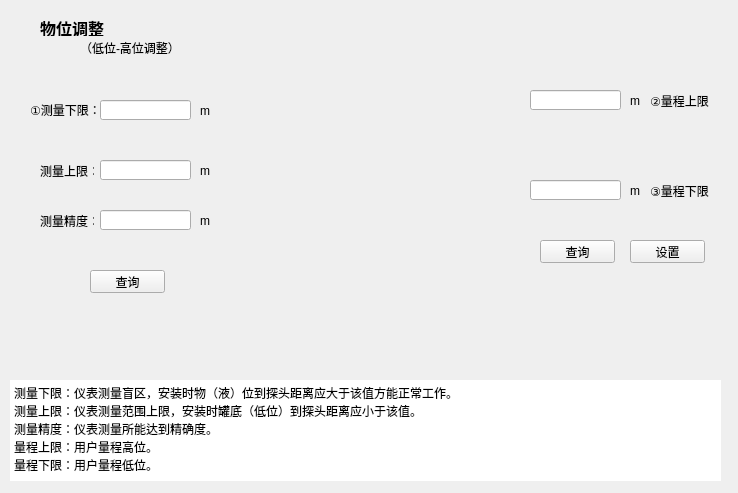
<?xml version="1.0" encoding="UTF-8"?>
<ui version="4.0">
 <class>LeiDaWuWei</class>
 <widget class="QWidget" name="LeiDaWuWei">
  <property name="geometry">
   <rect>
    <x>0</x>
    <y>0</y>
    <width>738</width>
    <height>493</height>
   </rect>
  </property>
  <property name="windowTitle">
   <string>Form</string>
  </property>
  <widget class="QLineEdit" name="upLimitLineEdit">
   <property name="geometry">
    <rect>
     <x>100</x>
     <y>160</y>
     <width>91</width>
     <height>20</height>
    </rect>
   </property>
  </widget>
  <widget class="QLabel" name="label_9">
   <property name="geometry">
    <rect>
     <x>80</x>
     <y>40</y>
     <width>101</width>
     <height>16</height>
    </rect>
   </property>
   <property name="text">
    <string>（低位-高位调整）</string>
   </property>
  </widget>
  <widget class="QPushButton" name="queryRangeButton">
   <property name="geometry">
    <rect>
     <x>540</x>
     <y>240</y>
     <width>75</width>
     <height>23</height>
    </rect>
   </property>
   <property name="text">
    <string>查询</string>
   </property>
  </widget>
  <widget class="QLabel" name="label_3">
   <property name="geometry">
    <rect>
     <x>200</x>
     <y>100</y>
     <width>31</width>
     <height>21</height>
    </rect>
   </property>
   <property name="text">
    <string>m</string>
   </property>
  </widget>
  <widget class="QLabel" name="label_8">
   <property name="geometry">
    <rect>
     <x>40</x>
     <y>20</y>
     <width>121</width>
     <height>16</height>
    </rect>
   </property>
   <property name="font">
    <font>
     <family>微软雅黑</family>
     <pointsize>12</pointsize>
     <weight>75</weight>
     <bold>true</bold>
    </font>
   </property>
   <property name="text">
    <string>物位调整</string>
   </property>
  </widget>
  <widget class="QLabel" name="label_2">
   <property name="geometry">
    <rect>
     <x>30</x>
     <y>100</y>
     <width>71</width>
     <height>20</height>
    </rect>
   </property>
   <property name="text">
    <string>①测量下限：</string>
   </property>
  </widget>
  <widget class="QPushButton" name="queryLimitButton">
   <property name="geometry">
    <rect>
     <x>90</x>
     <y>270</y>
     <width>75</width>
     <height>23</height>
    </rect>
   </property>
   <property name="text">
    <string>查询</string>
   </property>
  </widget>
  <widget class="QLabel" name="label_6">
   <property name="geometry">
    <rect>
     <x>650</x>
     <y>90</y>
     <width>71</width>
     <height>21</height>
    </rect>
   </property>
   <property name="text">
    <string>②量程上限</string>
   </property>
  </widget>
  <widget class="QLabel" name="label">
   <property name="geometry">
    <rect>
     <x>240</x>
     <y>50</y>
     <width>231</width>
     <height>321</height>
    </rect>
   </property>
   <property name="autoFillBackground">
    <bool>false</bool>
   </property>
   <property name="text">
    <string/>
   </property>
   <property name="pixmap">
    <pixmap resource="images.qrc">:/myImage/images/leidawuweitu.png</pixmap>
   </property>
   <property name="scaledContents">
    <bool>true</bool>
   </property>
   <property name="wordWrap">
    <bool>false</bool>
   </property>
  </widget>
  <widget class="QLineEdit" name="lowLimitLineEdit">
   <property name="geometry">
    <rect>
     <x>100</x>
     <y>100</y>
     <width>91</width>
     <height>20</height>
    </rect>
   </property>
  </widget>
  <widget class="QLineEdit" name="lowRangeLineEdit">
   <property name="geometry">
    <rect>
     <x>530</x>
     <y>180</y>
     <width>91</width>
     <height>20</height>
    </rect>
   </property>
  </widget>
  <widget class="QLabel" name="label_7">
   <property name="geometry">
    <rect>
     <x>650</x>
     <y>180</y>
     <width>71</width>
     <height>21</height>
    </rect>
   </property>
   <property name="text">
    <string>③量程下限</string>
   </property>
  </widget>
  <widget class="QPushButton" name="setRangeButton">
   <property name="geometry">
    <rect>
     <x>630</x>
     <y>240</y>
     <width>75</width>
     <height>23</height>
    </rect>
   </property>
   <property name="text">
    <string>设置</string>
   </property>
  </widget>
  <widget class="QTextBrowser" name="textBrowser">
   <property name="geometry">
    <rect>
     <x>10</x>
     <y>380</y>
     <width>711</width>
     <height>101</height>
    </rect>
   </property>
   <property name="frameShape">
    <enum>QFrame::NoFrame</enum>
   </property>
   <property name="frameShadow">
    <enum>QFrame::Raised</enum>
   </property>
   <property name="html">
    <string>&lt;!DOCTYPE HTML PUBLIC &quot;-//W3C//DTD HTML 4.0//EN&quot; &quot;http://www.w3.org/TR/REC-html40/strict.dtd&quot;&gt;
&lt;html&gt;&lt;head&gt;&lt;meta name=&quot;qrichtext&quot; content=&quot;1&quot; /&gt;&lt;style type=&quot;text/css&quot;&gt;
p, li { white-space: pre-wrap; }
&lt;/style&gt;&lt;/head&gt;&lt;body style=&quot; font-family:'SimSun'; font-size:9pt; font-weight:400; font-style:normal;&quot;&gt;
&lt;p style=&quot; margin-top:0px; margin-bottom:0px; margin-left:0px; margin-right:0px; -qt-block-indent:0; text-indent:0px;&quot;&gt;测量下限：仪表测量盲区，安装时物（液）位到探头距离应大于该值方能正常工作。&lt;/p&gt;
&lt;p style=&quot; margin-top:0px; margin-bottom:0px; margin-left:0px; margin-right:0px; -qt-block-indent:0; text-indent:0px;&quot;&gt;测量上限：仪表测量范围上限，安装时罐底（低位）到探头距离应小于该值。&lt;/p&gt;
&lt;p style=&quot; margin-top:0px; margin-bottom:0px; margin-left:0px; margin-right:0px; -qt-block-indent:0; text-indent:0px;&quot;&gt;测量精度：仪表测量所能达到精确度。&lt;/p&gt;
&lt;p style=&quot; margin-top:0px; margin-bottom:0px; margin-left:0px; margin-right:0px; -qt-block-indent:0; text-indent:0px;&quot;&gt;量程上限：用户量程高位。&lt;/p&gt;
&lt;p style=&quot; margin-top:0px; margin-bottom:0px; margin-left:0px; margin-right:0px; -qt-block-indent:0; text-indent:0px;&quot;&gt;量程下限：用户量程低位。&lt;/p&gt;&lt;/body&gt;&lt;/html&gt;</string>
   </property>
  </widget>
  <widget class="QLabel" name="label_4">
   <property name="geometry">
    <rect>
     <x>40</x>
     <y>160</y>
     <width>54</width>
     <height>21</height>
    </rect>
   </property>
   <property name="text">
    <string>测量上限：</string>
   </property>
  </widget>
  <widget class="QLabel" name="label_5">
   <property name="geometry">
    <rect>
     <x>200</x>
     <y>160</y>
     <width>21</width>
     <height>21</height>
    </rect>
   </property>
   <property name="text">
    <string>m</string>
   </property>
  </widget>
  <widget class="QLineEdit" name="upRangeLineEdit">
   <property name="geometry">
    <rect>
     <x>530</x>
     <y>90</y>
     <width>91</width>
     <height>20</height>
    </rect>
   </property>
  </widget>
  <widget class="QLineEdit" name="spanlineEdit">
   <property name="geometry">
    <rect>
     <x>100</x>
     <y>210</y>
     <width>91</width>
     <height>20</height>
    </rect>
   </property>
  </widget>
  <widget class="QLabel" name="label_10">
   <property name="geometry">
    <rect>
     <x>40</x>
     <y>210</y>
     <width>54</width>
     <height>21</height>
    </rect>
   </property>
   <property name="text">
    <string>测量精度：</string>
   </property>
  </widget>
  <widget class="QLabel" name="label_11">
   <property name="geometry">
    <rect>
     <x>200</x>
     <y>210</y>
     <width>21</width>
     <height>21</height>
    </rect>
   </property>
   <property name="text">
    <string>m</string>
   </property>
  </widget>
  <widget class="QLabel" name="label_12">
   <property name="geometry">
    <rect>
     <x>630</x>
     <y>180</y>
     <width>21</width>
     <height>21</height>
    </rect>
   </property>
   <property name="text">
    <string>m</string>
   </property>
  </widget>
  <widget class="QLabel" name="label_13">
   <property name="geometry">
    <rect>
     <x>630</x>
     <y>90</y>
     <width>21</width>
     <height>21</height>
    </rect>
   </property>
   <property name="text">
    <string>m</string>
   </property>
  </widget>
 </widget>
 <resources>
  <include location="images.qrc"/>
 </resources>
 <connections/>
</ui>
